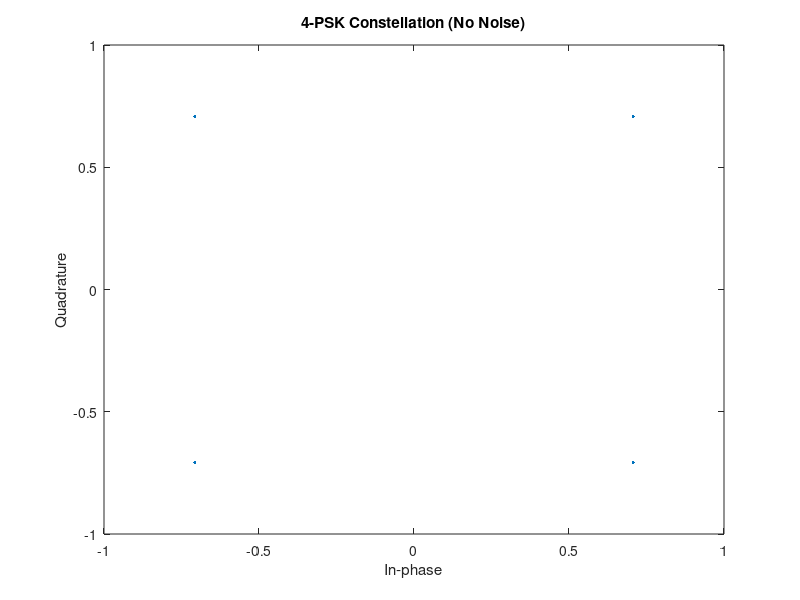
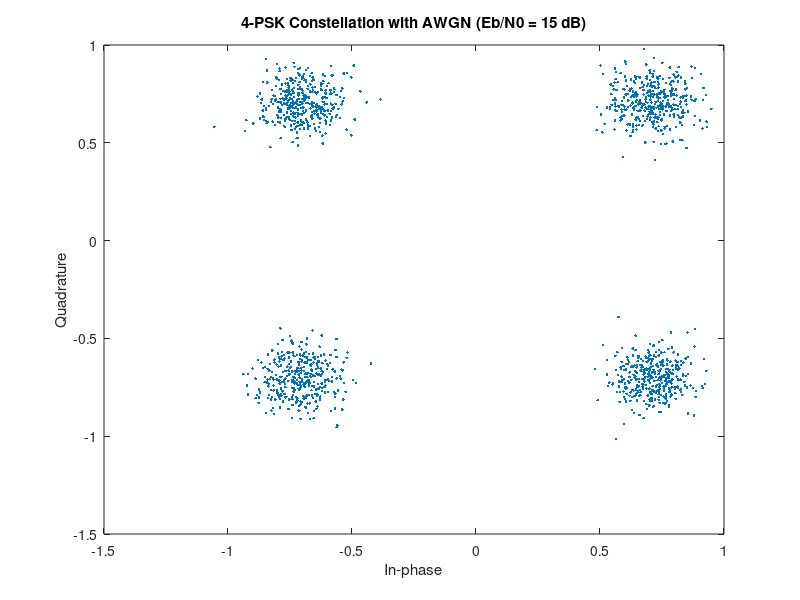

These figures' MATLAB source, in order:
%   <<Experiment-5 PART-B (4-PSK)>>
%   Objective: Simulation study of Performance of 4-PSK.
%   Objective-1: Plot signal constellation diagram of received 4-PSK signal in presence of AWGN.
%   Objective-2: Plot BER vs SNR (theoretical + practical) -> see separate file if needed.

clc;
clear all;
close all;
pkg load communications

N = 3000;  % Number of bits
x = randi([0,1],1,N); % Random input bits
M = 4;     % Number of Symbols in 4-PSK

% Symbol Generation (Gray mapping for QPSK)
yy = [];
for i=1:2:length(x)
  if x(i)==0 && x(i+1)==0
    y = cosd(45)+1j*sind(45);     % 00
  elseif x(i)==0 && x(i+1)==1
    y = cosd(135)+1j*sind(135);   % 01
  elseif x(i)==1 && x(i+1)==1
    y = cosd(225)+1j*sind(225);   % 11
  elseif x(i)==1 && x(i+1)==0
    y = cosd(315)+1j*sind(315);   % 10
  endif
  yy = [yy y];
endfor

% Constellation without noise
figure;
scatterplot(yy);
title('4-PSK Constellation (No Noise)');

% AWGN Channel
EbN0db = 15;   % SNR in dB (try 5, 10, 15, 20)
EbN0 = 10^(EbN0db/10);
n = (1/sqrt(2))*[randn(1,length(yy)) + 1j*randn(1,length(yy))];
sigma = sqrt(1/((log2(M))*EbN0));

% Received symbols
r = yy + sigma*n;

% Constellation with noise
figure;
scatterplot(r);
title(['4-PSK Constellation with AWGN (Eb/N0 = ', num2str(EbN0db), ' dB)']);

